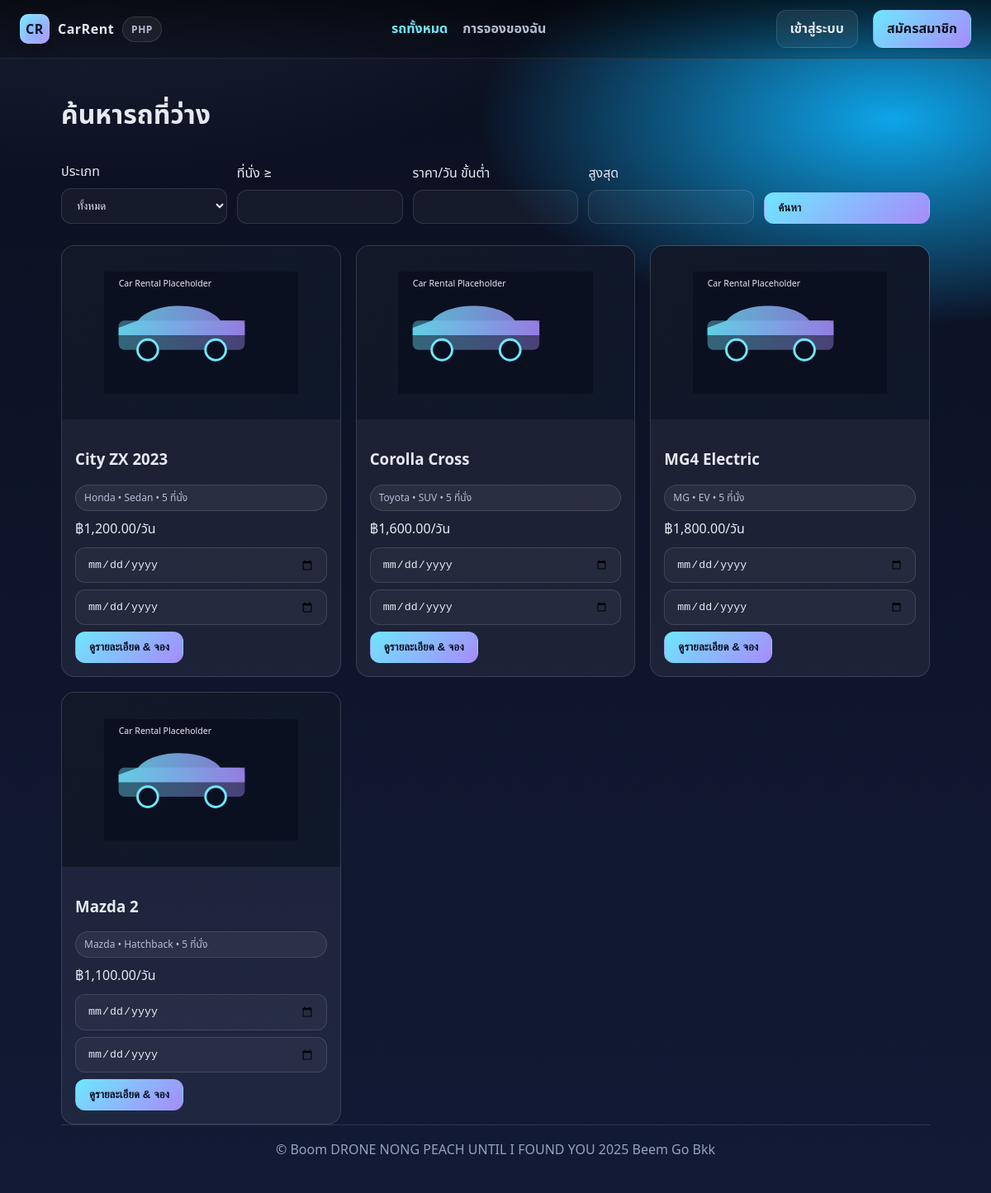
Page /public/cars.php on the committed database.
### tables this page shows
CREATE TABLE IF NOT EXISTS cars(
  id INT AUTO_INCREMENT PRIMARY KEY,
  title VARCHAR(180) NOT NULL,
  brand VARCHAR(120) NOT NULL,
  seats TINYINT NOT NULL DEFAULT 4,
  type ENUM('Sedan','SUV','Hatchback','Pickup','EV') NOT NULL,
  price_per_day DECIMAL(10,2) NOT NULL,
  img_path VARCHAR(255) DEFAULT 'assets/img/placeholder-car.svg',
  status ENUM('available','maintenance') DEFAULT 'available',
  created_at TIMESTAMP DEFAULT CURRENT_TIMESTAMP
);

### public/helpers.php (called while the page is built, shortened)
<?php
function is_logged_in(){ return isset($_SESSION['user']); }
function money($num){ return number_format((float)$num, 2); }
function h($s){ return htmlspecialchars($s ?? '', ENT_QUOTES, 'UTF-8'); }
?>

### public/cars.php (the view, shortened to what this page needs)
<?php
include __DIR__.'/partials/head.php';
$seats = (int)($_GET['seats'] ?? 0);
$min = (float)($_GET['min'] ?? 0);
$max = (float)($_GET['max'] ?? 0);
$start = $_GET['start'] ?? '';
$end = $_GET['end'] ?? '';
$sql = "SELECT * FROM cars WHERE status='available'";
$params = [];
$stmt = $pdo->prepare($sql);
$stmt->execute($params);
$cars = $stmt->fetchAll();
?>
<h1>ค้นหารถที่ว่าง</h1>
<form class="searchbar" method="get">
  <div class="field">
    <label>ประเภท</label>
    <select name="type">
      <option value="">ทั้งหมด</option>
    </select>
  </div>
  <div class="field"><label>ที่นั่ง ≥</label><input class="input" type="number" name="seats" value="<?= $seats?:'' ?>"></div>
  <div class="field"><label>ราคา/วัน ขั้นต่ำ</label><input class="input" type="number" step="0.01" name="min" value="<?= $min?:'' ?>"></div>
  <div class="field"><label>สูงสุด</label><input class="input" type="number" step="0.01" name="max" value="<?= $max?:'' ?>"></div>
  <div class="field"><label>&nbsp;</label><button class="btn btn-primary" type="submit">ค้นหา</button></div>
</form>
<div class="grid cards" style="margin-top:16px">
<?php foreach($cars as $c): ?>
  <div class="card">
    <div class="media"><img src="<?= h($c['img_path']) ?>" alt="" style="width:70%"></div>
    <div class="body">
      <h3><?= h($c['title']) ?></h3>
      <div class="badge"><?= h($c['brand']) ?> • <?= h($c['type']) ?> • <?= (int)$c['seats'] ?> ที่นั่ง</div>
      <p style="margin:10px 0">฿<?= money($c['price_per_day']) ?>/วัน</p>
      <form method="get" action="car.php" style="display:flex; gap:8px;flex-wrap:wrap">
        <input class="input" type="date" name="start" value="<?= h($start) ?>">
        <input class="input" type="date" name="end" value="<?= h($end) ?>">
        <button class="btn btn-primary">ดูรายละเอียด & จอง</button>
      </form>
    </div>
  </div>
<?php endforeach; ?>
</div>
<?php include __DIR__.'/partials/footer.php'; ?>

### public/partials/head.php (shortened to what this page needs)
<?php require_once __DIR__ . '/../db.php'; require_once __DIR__ . '/../helpers.php'; ?>
<!doctype html>
<html lang="th">
<head>
  <link rel="stylesheet" href="<?= APP_URL ?>/assets/css/styles.css">
</head>
<body>
<?php $uri = $_SERVER['REQUEST_URI'] ?? ''; ?>
<div class="nav">
  <div class="nav-inner">
    <a href="<?= APP_URL ?>/index.php" class="brand">
      <span class="brand-badge">CR</span>
      <span>CarRent</span>
      <span class="badge">PHP</span>
    </a>
    <div class="nav-links">
      <a href="<?= APP_URL ?>/cars.php"
         class="<?= strpos($uri, '/cars.php')!==false ? 'active' : '' ?>">รถทั้งหมด</a>
      <a href="<?= APP_URL ?>/my-bookings.php"
         class="<?= strpos($uri, '/my-bookings.php')!==false ? 'active' : '' ?>">การจองของฉัน</a>
    </div>
    <div class="nav-links">
      <?php if(is_logged_in()): ?>
        <span class="badge">สวัสดี, <?= h($_SESSION['user']['name']) ?></span>
        <a class="btn" href="<?= APP_URL ?>/auth/logout.php">ออกจากระบบ</a>
      <?php else: ?>
        <a class="btn" href="<?= APP_URL ?>/auth/login.php">เข้าสู่ระบบ</a>
        <a class="btn btn-primary" href="<?= APP_URL ?>/auth/register.php">สมัครสมาชิก</a>
      <?php endif; ?>
    </div>
  </div>
</div>
<div class="container">

### public/partials/footer.php
<div class="footer">© Boom DRONE NONG PEACH UNTIL I FOUND YOU <?= date('Y') ?> Beem Go Bkk</div>

### public/assets/css/styles.css (style rules this page uses)
:root { --bg: #0b1020; --bg2: #121a35; --accent: #6ee7ff; --accent-2: #a78bfa; --text: #e6e9f2; --muted: #b6bdd3; --card: rgba(255,255,255,.06); --card-border: rgba(255,255,255,.12); --success:#22c55e; --danger:#ef4444; --warning:#f59e0b; }
* { box-sizing:border-box }
html,body { height:100% }
body { margin:0; font-family: ui-sans-serif, system-ui, -apple-system, Segoe UI, Roboto, 'TH Sarabun New', 'Noto Sans Thai', Arial, sans-serif; color: var(--text); background: radial-gradient(1200px 600px at 10% -10%, #1e293b 0%, transparent 60%), radial-gradient(1000px 500px at 90% 10%, #0ea5e9 0%, transparent 50%), linear-gradient(180deg, var(--bg), var(--bg2)); }
a { color:inherit;text-decoration:none }
.container { max-width:1100px;margin:0 auto;padding:24px }
.nav { position:sticky; top:0; z-index:50; backdrop-filter: blur(10px); background:linear-gradient(180deg, rgba(0,0,0,.6), rgba(0,0,0,.2)); border-bottom:1px solid var(--card-border); }
.nav-inner { display:flex;align-items:center;gap:16px;justify-content:space-between;padding:12px 24px }
.brand { display:flex;align-items:center;gap:10px;font-weight:700;letter-spacing:.5px }
.brand-badge { width:36px;height:36px;border-radius:10px; background: linear-gradient(135deg, var(--accent), var(--accent-2)); display:grid;place-items:center;color:#0b1020;font-weight:800; box-shadow: 0 10px 25px rgba(0,0,0,.25), inset 0 0 14px rgba(255,255,255,.25); }
.nav-links { display:flex;gap:18px;font-weight:600;color:var(--muted) }
.nav a.active { color:var(--accent) }
.btn { padding:10px 16px;border-radius:12px;border:1px solid var(--card-border); background:linear-gradient(180deg, rgba(255,255,255,.08), rgba(255,255,255,.04)); color:var(--text);font-weight:700;transition:all .25s ease;display:inline-flex;gap:10px;align-items:center; }
.btn-primary { border-color:transparent;background:linear-gradient(135deg, var(--accent), var(--accent-2)); color:#0b1020 }
.badge { padding:6px 10px;border-radius:999px;background:var(--card);border:1px solid var(--card-border);font-size:12px;color:var(--muted) }
.grid { display:grid;gap:18px }
.grid.cards { grid-template-columns: repeat(auto-fill, minmax(260px, 1fr)) }
.card { border:1px solid var(--card-border); background:var(--card); border-radius:16px; overflow:hidden; transition: transform .25s ease, box-shadow .25s ease, border .25s ease; }
.card .media { aspect-ratio: 16/10; background:linear-gradient(135deg, #111827, #0f172a); display:grid; place-items:center }
.card .body { padding:16px }
.input, select, textarea { width:100%; padding:12px 14px; border-radius:12px; border:1px solid var(--card-border); background: rgba(255,255,255,.04); color: var(--text); }
.field { display:grid;gap:8px;margin:10px 0 }
.footer { color:#97a0bf;border-top:1px solid var(--card-border);padding:18px 24px;text-align:center }
.searchbar { display:grid;grid-template-columns:repeat(5,1fr); gap:12px;align-items:end }

### rows in the picture
cars: img_path (placeholder picture), title "City ZX 2023", brand "Honda", type "Sedan", seats "5", price_per_day "1,200.00"
cars: img_path (placeholder picture), title "Corolla Cross", brand "Toyota", type "SUV", seats "5", price_per_day "1,600.00"
cars: img_path (placeholder picture), title "MG4 Electric", brand "MG", type "EV", seats "5", price_per_day "1,800.00"
cars: img_path (placeholder picture), title "Mazda 2", brand "Mazda", type "Hatchback", seats "5", price_per_day "1,100.00"
